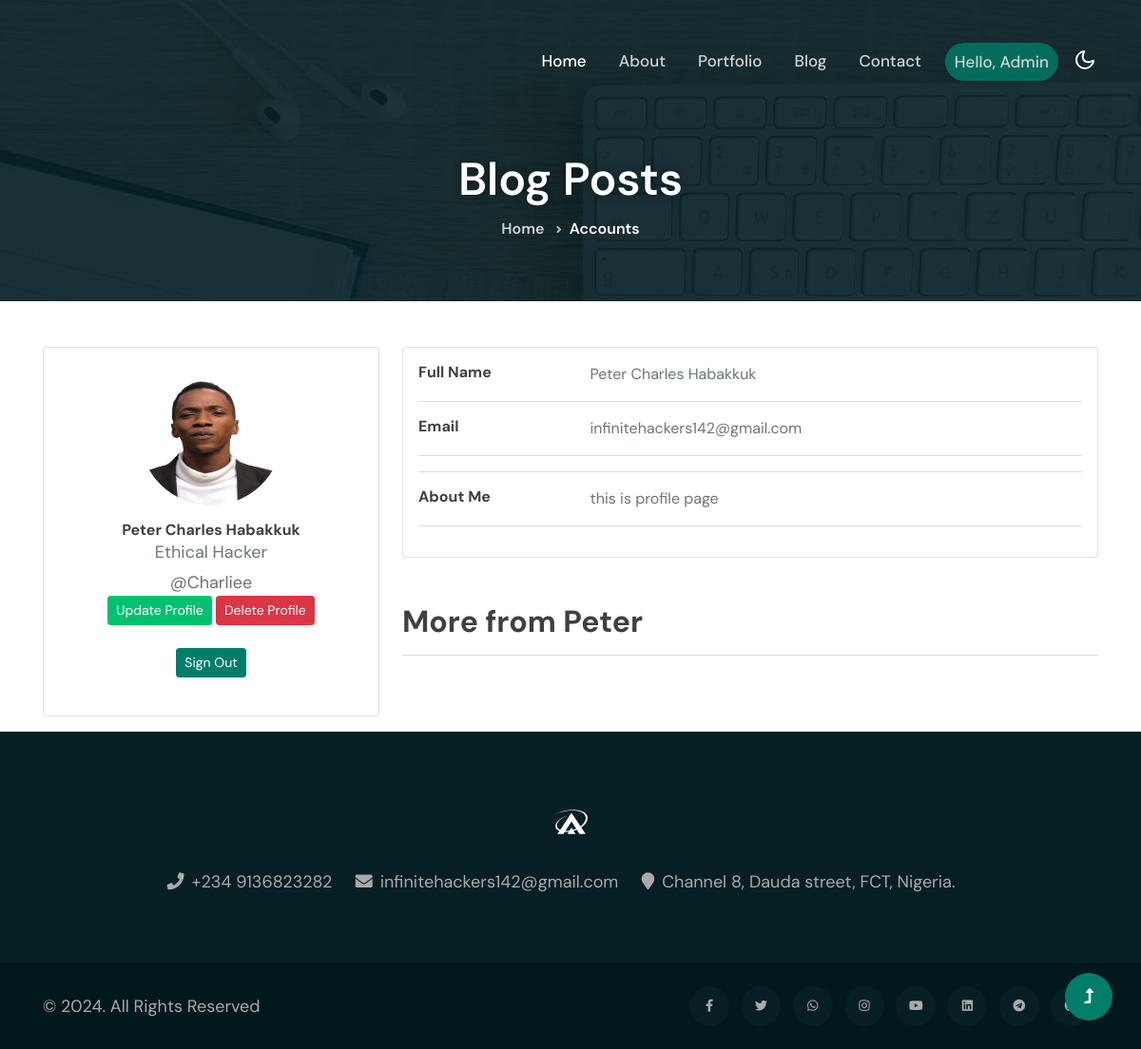
/blog_posts/my_account/ (signed in), run on the app's committed database.
### blog/models.py (models this page shows, shortened)
class UserProfile(models.Model):
    user = models.OneToOneField(User, on_delete=models.CASCADE)
    first_name = models.CharField(max_length=50, null= True)
    last_name = models.CharField(max_length=50, null= True)
    email = models.EmailField()
    username = models.CharField(max_length=50, null= True)
    profession = models.CharField(max_length=250, null= True)
    image = models.ImageField(blank=True, null=True, upload_to='images/profile_images')
    about = models.TextField()
    website_url = models.CharField(max_length=200, null=True, blank=True)
    facebook_url = models.CharField(max_length=200, null=True, blank=True)
    twitter_url = models.CharField(max_length=200, null=True, blank=True)
    instagram_url = models.CharField(max_length=200, null=True, blank=True)
    whatsapp_url = models.CharField(max_length=200, null=True, blank=True)
    linkedin_url = models.CharField(max_length=200, null=True, blank=True)
    upwork_url = models.CharField(max_length=200, null=True, blank=True)
    telegram_url = models.CharField(max_length=200, null=True, blank=True)
    youtube_url = models.CharField(max_length=200, null=True, blank=True)
    github_url = models.CharField(max_length=200, null=True, blank=True)
    joined_date = models.DateTimeField(auto_now_add=True)
    profile_id = models.UUIDField(default=uuid.uuid4, primary_key=True, unique=True, editable=False)

### blog/views.py (the view)
# urls.py: path("my_account/", views.account, name="account"),
def account(request):
    my_account = request.user.userprofile
    context={
        "account": my_account
    }
    return render(request, 'blog/user_account.html', context)

### blog/templates/blog/user_account.html (shortened to what this page needs)
{% extends 'base.html' %}
{% load static %}
  {% block content %}
<section class="w3l-about-breadcrumb text-center">
    <div class="breadcrumb-bg breadcrumb-bg-about py-3">
        <div class="container py-lg-5 mt-5">
            <div class="banner-info-grid mt-5">
                <h2 class="w3l-title-breadcrumb">Blog Posts</h2>
            </div>
            <ul class="breadcrumbs-custom-path">
                <li><a href="/">Home</a></li>
                <li class="active"><span class="fa fa-angle-right mx-2" aria-hidden="true"></span>Accounts</li>
            </ul>
        </div>
    </div>
</section>
<div class="container mt-5">
    <div class="main-body">
          <div class="row gutters-sm">
            <div class="col-md-4 mb-3">
              <div class="card">
                <div class="card-body">
                  <div class="d-flex flex-column align-items-center text-center">
                    {% if account.image %}
                    <img src="{{account.image.url }}" alt="Admin" class="rounded-circle" width="150" height="150">
                    {% else %}
                    <img  src="{% static 'assets/images/default_profile_pic/default.jpg' %}" width="150" height="150" class="rounded-circle"  alt="user_image">
                    {% endif %}
                    <div class="mt-3">
                      <h6>{{account.first_name}} {{account.last_name}}</h6>
                      <p class="text-secondary mb-1">{{account.profession}}</p>
                      <p class="font-size-sm"><span>@{{account.username}}</span></p>
                      <a href="{% url 'update_profile' %}">
                        <button type="button" class="btn btn-secondary btn-sm">Update Profile</button>
                      </a>
                      <a href="{% url 'delete_profile' %}">
                        <button type="button" class="btn btn-danger btn-sm">Delete Profile</button>
                      </a>
                      <br><br>
                      <a href="{% url 'account_logout' %}">
                        <button type="button" class="btn btn-primary btn-sm">Sign Out</button>
                      </a>
                      <br><br>
                    </div>
                  </div>
                </div>
              </div>
            </div>
            <div class="col-md-8">
              <div class="card mb-3">
                <div class="card-body">
                  <div class="row">
                    <div class="col-sm-3">
                      <h6 class="mb-0">Full Name</h6>
                    </div>
                    <div class="col-sm-9 text-secondary">
                      {{account.first_name}} {{account.last_name}}
                    </div>
                  </div>
                  <hr>
                  <div class="row">
                    <div class="col-sm-3">
                      <h6 class="mb-0">Email</h6>
                    </div>
                    <div class="col-sm-9 text-secondary">
                      {{account.email}}
                    </div>
                  </div>
                  <hr>
                  <hr>
                  <div class="row">
                    <div class="col-sm-3">
                      <h6 class="mb-0">About Me</h6>
                    </div>
                    <div class="col-sm-9 text-secondary">
                      {{account.about}}
                    </div>
                  </div>
                  <hr>
                </div>
              </div>
              <h2 class="mt-5">More from {{account.first_name}}</h2><hr>
  </div>
  <br><br>
            <br>
            </div>
          </div>
        </div>
  {% endblock content %}

### main/templates/main/includes/navbar.html (shortened to what this page needs)
{% load static %}
<header id="site-header" class="fixed-top">
    <div class="container">
        <nav class="navbar navbar-expand-lg stroke">
            <div class="collapse navbar-collapse" id="navbarTogglerDemo02">
                <ul class="navbar-nav ms-lg-auto align-items-center">
                    <li class="nav-item active">
                        <a class="nav-link" href="{% url 'index' %}">Home <span class="sr-only">(current)</span></a>
                    </li>
                    <li class="nav-item">
                        <a class="nav-link" href="{% url 'about' %}">About</a>
                    </li>
                    <li class="nav-item">
                        <a class="nav-link" href="{% url 'portfolio' %}">Portfolio</a>
                    </li>
                    <li class="nav-item">
                        <a class="nav-link" href="{% url 'blog' %}">Blog</a>
                    </li>
                    <li class="nav-item">
                        <a class="nav-link" href="{% url 'contact' %}">Contact</a>
                    </li>
                    {% if request.user.is_authenticated %}
                    <div class="dropdown text-end header-btn mx-2">
                        <a href="#" class="nav-link d-block link-dark text-decoration-none dropdown-toggle btn btn-style btn-primary mr-lg-5" id="dropdownUser1" data-bs-toggle="dropdown" aria-expanded="false">Hello, {{user.username}}
                        </a>
                      </div>
                    {% endif %}
                </ul>
            </div>
            <div class="cont-ser-position">
                <nav class="navigation">
                    <div class="theme-switch-wrapper">
                        <label class="theme-switch" for="checkbox">
                            <div class="mode-container">
                                <i class="gg-moon"></i>
                            </div>
                        </label>
                    </div>
                </nav>
            </div>
        </nav>
    </div>
</header>

### data on the page
UserProfile: image (picture), first_name "Peter", last_name "Charles Habakkuk", profession "Ethical Hacker", username "Charliee", email "infinitehackers142@gmail.com", about "this is profile page"

### other printed values
{{ user.username }} "Admin"
